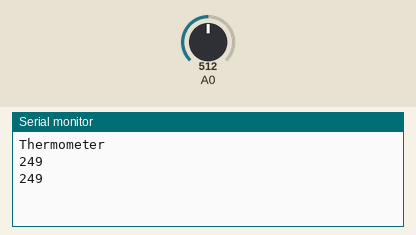
Simulated run of this sketch. Board: Arduino Uno, built with avr-gcc and run on an emulated ATmega328P. Shown: the last lines printed to the serial monitor. The test bench sets the inputs (shaded band); at power-on: A0 = 512.

Above: at 2.8 s.
2.9 s: A0 set to 716
At 4.4 s:
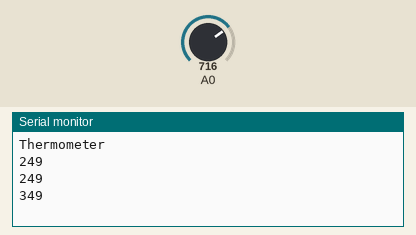
5.6 s: A0 set to 900
At 7.1 s:
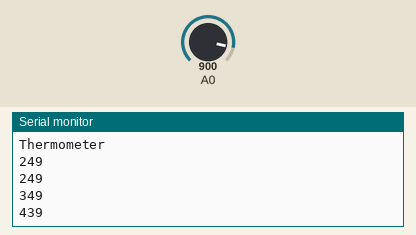
Timing chart, 0 to 8.6 s (numbered marks = the images above; inputs shaded):
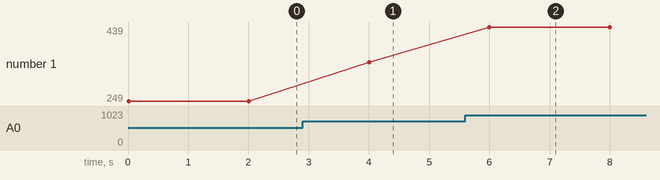

Measured:
- after the input at 2.9 s, the serial monitor: prints a new line after 1.1 s (image 1)
- after the input at 5.6 s, the serial monitor: prints a new line after 0.40 s (image 2)
- plotted number 1: 249 → 349 after the input at 2.9 s, 349 → 439 after the input at 5.6 s

The sketch:

thermometer.ino
```cpp
void setup() {
  // put your setup code here, to run once:
  Serial.begin(9600);
  Serial.println("Thermometer");
}

void loop() {
  // put your main code here, to run repeatedly:
  int temp = analogRead(A0);
  temp = temp * 4.88; // applied input voltage, in millivolts.
  temp = temp / 10;
  Serial.println(temp);
  delay(2000);
}
```
